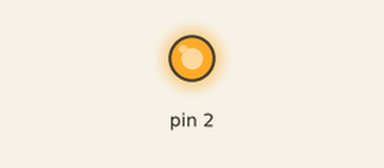
This sketch was run on a simulated Arduino Uno, built with avr-gcc and run on an emulated ATmega328P. Parts: output pins drawn as LEDs (lit = HIGH).

Above: at 2.0 s.
At 8.1 s:
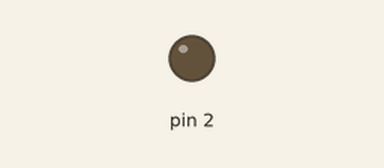
Timing chart, 0 to 12.7 s (numbered marks = the images above):
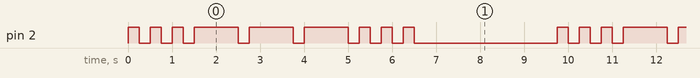

The sketch:

5-2Morse.ino
```cpp
/*5-2Morse.ino-----------
WeMos D1 mini Pin Number  Arduino IDE Pin Number
A0     : POT
D0  16
D1  5
D2  4 : button
D3  0
D4  2 : Default LED
D5  14 : POT POWER OUT
D6  12 : motor
D7  13
D8  15
TX  1
RX  3
*/
#include <Morse.h>

Morse morse(2);

void setup()
{
}

void loop()
{
  morse.dot(); morse.dot(); morse.dot();
  morse.dash(); morse.dash(); morse.dash();
  morse.dot(); morse.dot(); morse.dot();
  delay(3000);
}
```

Measured:
- by itself, pin 2: repeats every 9.8 s: 2 × (LOW 0.25 s, HIGH 0.25 s), 3 × (LOW 0.25 s, HIGH 1.0 s), 3 × (LOW 0.25 s, HIGH 0.25 s), LOW 3.3 s, HIGH 0.25 s
- by itself, everything shown: repeats every 9.8 s, in 18 steps
